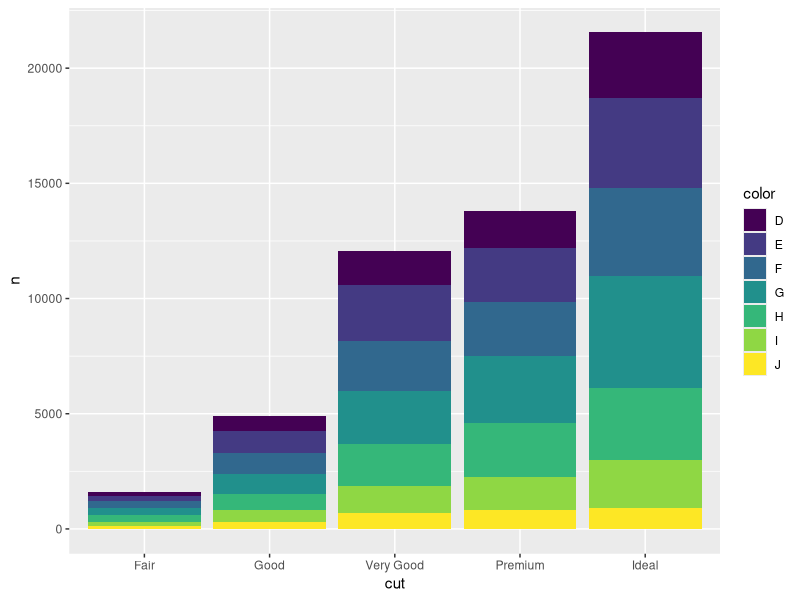

Write the R code that produced this figure.
library(tidyverse)

# 1) ---------------------------------------------------
# Funkce rescale_01 níže slouží k převodu proměnné na rozpětí 0–1
# Zkuste ji zobecnit a napsat funkci rescale, kde uživatel bude moci 
# specifikovat jakékoli nové rozpětí, např. 1–10.


rescale_01 <- function(x, min = 0, max = 1) {
  #lze tady ještě dopsat stopifnot ... a podmínky pro max > min, x v rozmezí apod.
  rng <- range(x, finite = TRUE) # Ignorovat nekonečné hodnoty 
  output <- (x - rng[1]) / (rng[2] - rng[1])
  new_range <- max - min
  output <- output*new_range + min
  return(output)
}

# Ukažte pak cvičné použití nové funkce např. na vektoru
1:100
rescale_01(1:100, min = 5, max = 15)

#z cvičení z hodiny:
#když převracím proměnné, tak odečítám hodnotu od x, které je vlastně
#součet nejvyšší a nejnižší hodnoty
reverse <- function(x) {
  y <- sum(range(x))
  y - x
  #POZOR, předpokládá přítomnost krajních hodnot v datech
}

reverse(2:6)

# 2) ---------------------------------------------------
# Dokončete tělo funkce summary_mdn, tak aby funkce umožňovala vložený dataset
# nejprve rozdělit do skupin (podle group_vars) a poté vypočíst dvě
# souhrnné statistiky: medián a mediánovou absolutní odchylku od mediánu

summary_mdn <- function(data, group_vars, x_var) {
  data %>%  
    group_by(across(all_of(group_vars))) %>%
    summarise(
      median = median({{x_var}}, na.rm = TRUE),
      mad = mad({{x_var}}, na.rm = TRUE)
    )
}

# Ukažte cvičně použití této funkce např. na datasetu diamonds
diamonds
?diamonds
summary_mdn(diamonds, c("cut", "color"), carat)


# 3) ---------------------------------------------------
diamonds %>% 
  count(pick(cut, color)) %>% 
  mutate(p = n / sum(n),
         .by = cut)

# Takto bychom vytvořili funkci, která vezme dataframe, vypočte 
# četnosti jednotlivých kategorií proměnných var1 a var2
# a nakonec vypočte relativní četnosti proměnné var2 v rámci každé 
# kategorie var1
count_prop <- function(data, var1, var2) {
  data %>% 
    count(pick(c({{ var1 }},  {{ var2 }}))) %>% 
    mutate(p = n / sum(n),
           .by = {{ var1 }})
}

count_prop(diamonds, cut, color)

plot_bar <- function(data, var1, var2) {
  data %>% 
    count(pick(c({{ var1 }}, {{ var2 }}))) %>% 
    mutate(p = n/sum(n),
           .by = {{ var1}}) %>% 
    ggplot(aes(x = {{ var1 }}, y = n, fill = {{ var2 }})) +
    geom_bar(stat = "identity", position = "stack")
}

plot_bar(diamonds, cut, color)

# Rozšířením tohoto kódu vytvořte funkci plot_bar, která bude mít stejné 
# argumenty, ale navíc nám vytvoří sloupcový graf s proměnnou var1 na 
# ose X, četnostmi p na ose Y; a sloupce budou barevně odlišeny 
# podle úrovní proměnné var2